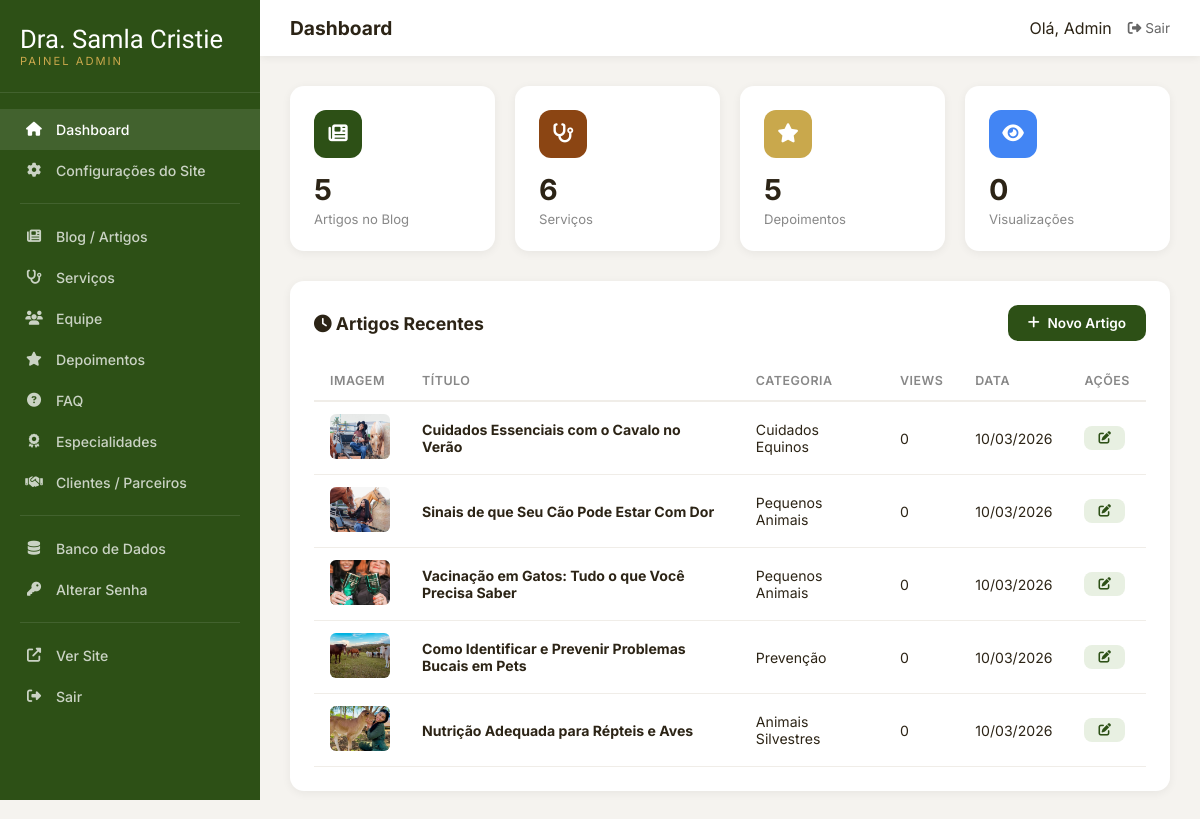
The page /admin/index.php (signed in) on the database as committed earlier.
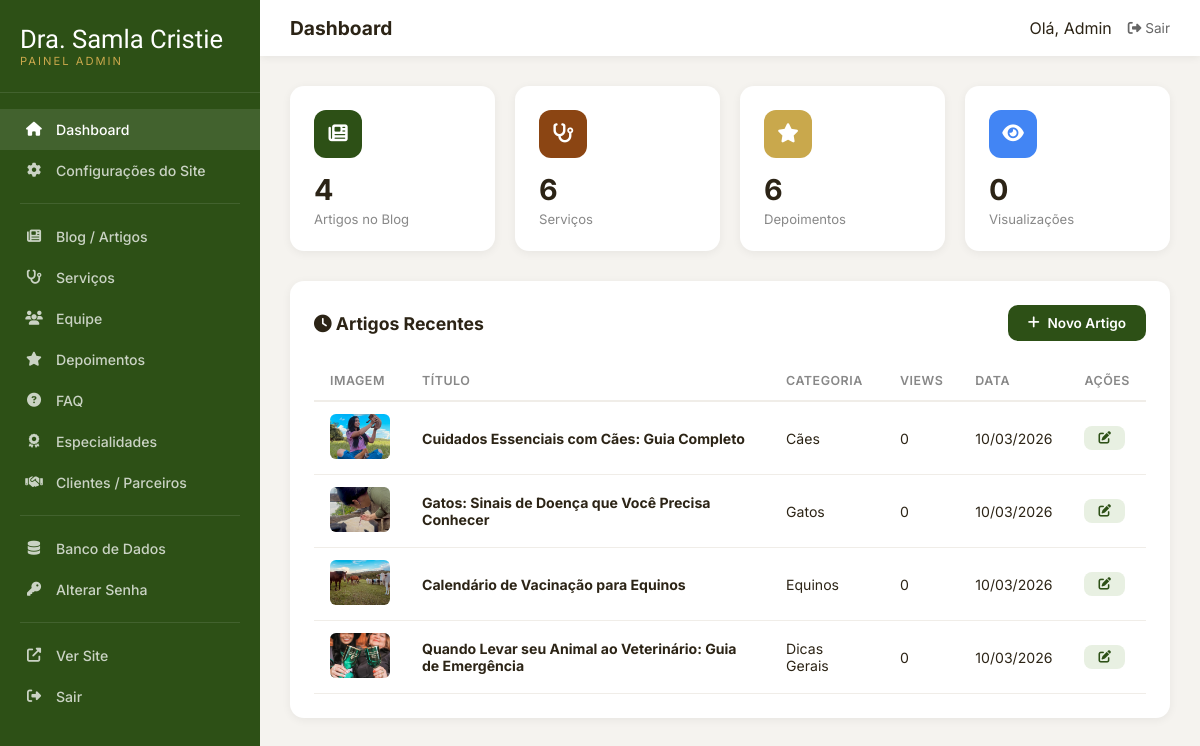
The same page on the database as committed later.
### tables this page shows
CREATE TABLE IF NOT EXISTS `articles` (
    `id` INT AUTO_INCREMENT PRIMARY KEY,
    `title` VARCHAR(300) NOT NULL,
    `slug` VARCHAR(300) NOT NULL UNIQUE,
    `excerpt` TEXT,
    `content` LONGTEXT,
    `image` VARCHAR(255),
    `category` VARCHAR(100),
    `author` VARCHAR(200) DEFAULT 'Dra. Samla Cristie',
    `read_time` VARCHAR(20) DEFAULT '5 min',
    `featured` TINYINT(1) DEFAULT 0,
    `active` TINYINT(1) DEFAULT 1,
    `views` INT DEFAULT 0,
    `created_at` TIMESTAMP DEFAULT CURRENT_TIMESTAMP,
    `updated_at` TIMESTAMP DEFAULT CURRENT_TIMESTAMP ON UPDATE CURRENT_TIMESTAMP
);

### config.php (called while the page is built, shortened)
<?php
function e($str) {
    return htmlspecialchars($str ?? '', ENT_QUOTES, 'UTF-8');
}

### admin/index.php (the view, shortened to what this page needs)
<?php
$db = getDB();
$totalArticles = $db->query("SELECT COUNT(*) FROM articles")->fetchColumn();
$totalServices = $db->query("SELECT COUNT(*) FROM services")->fetchColumn();
$totalTestimonials = $db->query("SELECT COUNT(*) FROM testimonials")->fetchColumn();
$totalViews = $db->query("SELECT SUM(views) FROM articles")->fetchColumn() ?: 0;
$recentArticles = $db->query("SELECT * FROM articles ORDER BY updated_at DESC LIMIT 5")->fetchAll();
?>
<!DOCTYPE html>
<html lang="pt-BR">
<head>
    <link rel="stylesheet" href="https://cdnjs.cloudflare.com/ajax/libs/font-awesome/6.5.1/css/all.min.css">
    <link rel="stylesheet" href="admin.css">
</head>
<body>
<div class="admin-wrapper">
    <?php include 'sidebar.php'; ?>
    <div class="main-content">
        <div class="topbar">
            <div style="display:flex;align-items:center;gap:12px;">
                <h2>Dashboard</h2>
            </div>
            <div class="topbar-right">
                <span>Olá, <?= e($_SESSION['admin_name'] ?? 'Admin') ?></span>
                <a href="auth.php?logout=1"><i class="fas fa-sign-out-alt"></i> Sair</a>
            </div>
        </div>
        <div class="content">
            <div class="stats-grid">
                <div class="stat-card">
                    <div class="stat-card-icon" style="background:#2d5016;"><i class="fas fa-newspaper"></i></div>
                    <h3><?= $totalArticles ?></h3>
                    <p>Artigos no Blog</p>
                </div>
                <div class="stat-card">
                    <div class="stat-card-icon" style="background:#8B4513;"><i class="fas fa-stethoscope"></i></div>
                    <h3><?= $totalServices ?></h3>
                    <p>Serviços</p>
                </div>
                <div class="stat-card">
                    <div class="stat-card-icon" style="background:#c9a84c;"><i class="fas fa-star"></i></div>
                    <h3><?= $totalTestimonials ?></h3>
                    <p>Depoimentos</p>
                </div>
                <div class="stat-card">
                    <div class="stat-card-icon" style="background:#4285f4;"><i class="fas fa-eye"></i></div>
                    <h3><?= number_format($totalViews) ?></h3>
                    <p>Visualizações</p>
                </div>
            </div>
            <div class="admin-card">
                <div class="admin-card-header">
                    <h3><i class="fas fa-clock"></i> Artigos Recentes</h3>
                    <a href="articles.php" class="btn-add"><i class="fas fa-plus"></i> Novo Artigo</a>
                </div>
                <table class="admin-table">
                    <thead><tr><th>Imagem</th><th>Título</th><th>Categoria</th><th>Views</th><th>Data</th><th>Ações</th></tr></thead>
                    <tbody>
                    <?php foreach ($recentArticles as $a): ?>
                    <tr>
                        <td><img src="../<?= e($a['image']) ?>" alt=""></td>
                        <td><strong><?= e($a['title']) ?></strong></td>
                        <td><?= e($a['category']) ?></td>
                        <td><?= $a['views'] ?></td>
                        <td><?= date('d/m/Y', strtotime($a['updated_at'])) ?></td>
                        <td><a href="articles.php?edit=<?= $a['id'] ?>" class="btn-sm btn-edit"><i class="fas fa-edit"></i></a></td>
                    </tr>
                    <?php endforeach; ?>
                    </tbody>
                </table>
            </div>
        </div>
    </div>
</div>
</body>
</html>

Rows that differ between the two databases and show on the page:
removed articles: image (picture), title "Nutrição Adequada para Répteis e Aves", category "Animais Silvestres", views "0", updated_at "10/03/2026"
changed articles: image: a different picture; title "Cuidados Essenciais com o Cavalo no Verão" → "Cuidados Essenciais com Cães: Guia Completo"; category "Cuidados Equinos" → "Cães"
changed articles: image: a different picture; title "Sinais de que Seu Cão Pode Estar Com Dor" → "Gatos: Sinais de Doença que Você Precisa Conhecer"; category "Pequenos Animais" → "Gatos"
changed articles: image: a different picture; title "Vacinação em Gatos: Tudo o que Você Precisa Saber" → "Calendário de Vacinação para Equinos"; category "Pequenos Animais" → "Equinos"
changed articles: image: a different picture; title "Como Identificar e Prevenir Problemas Bucais em Pets" → "Quando Levar seu Animal ao Veterinário: Guia de Emergência"; category "Prevenção" → "Dicas Gerais"
Other text that changed with them:
$totalArticles: "5" → "4"
$totalTestimonials: "5" → "6"
